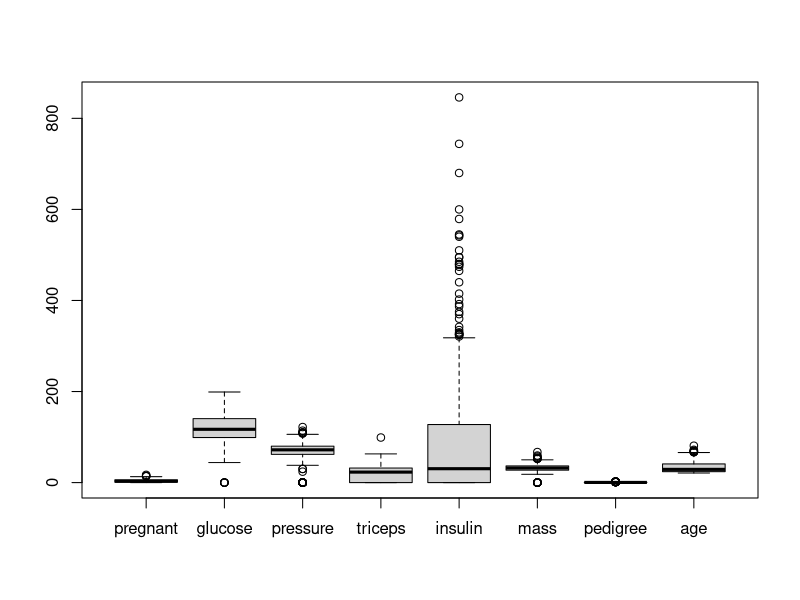
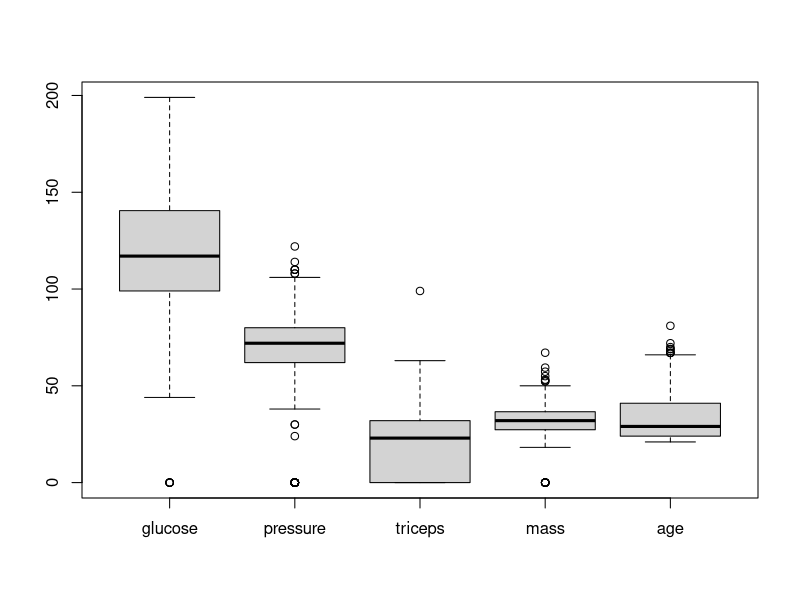
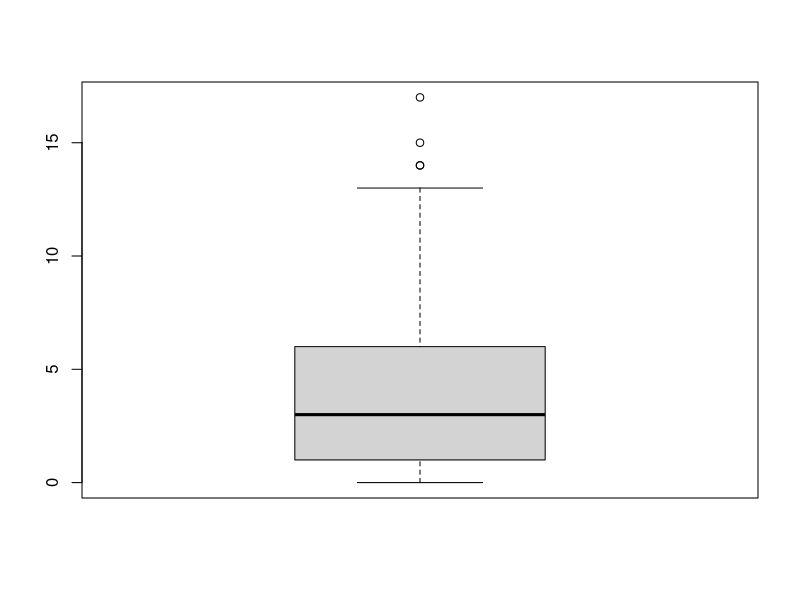
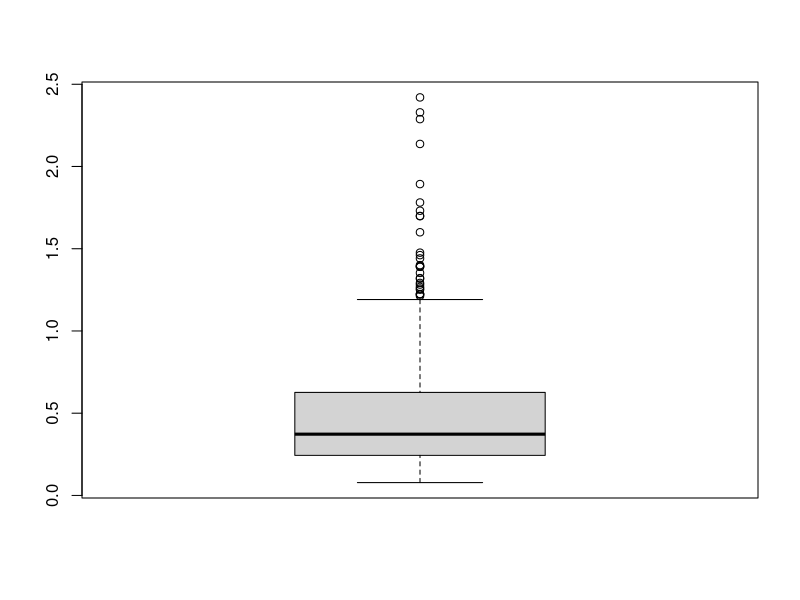
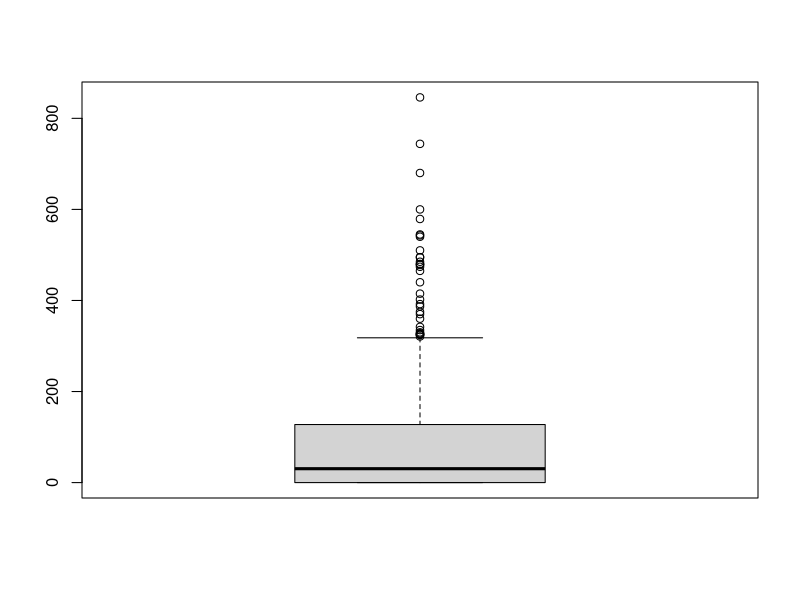
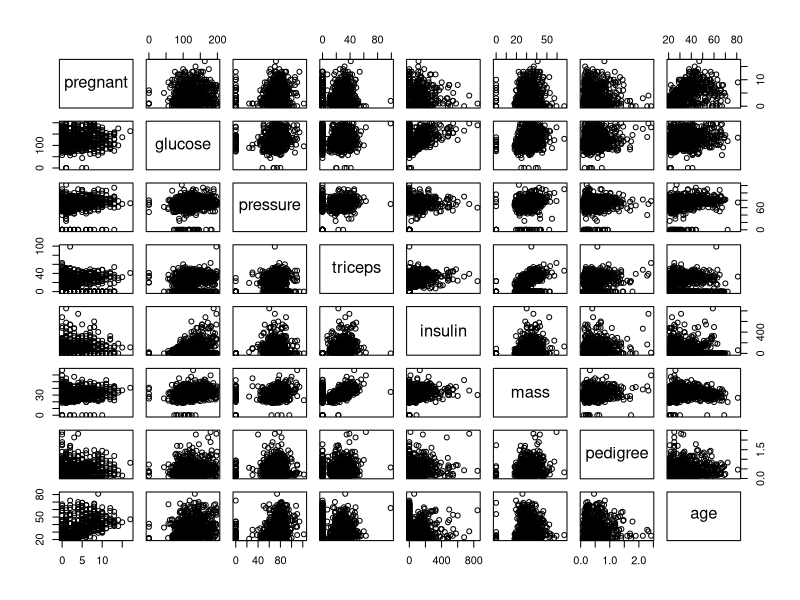
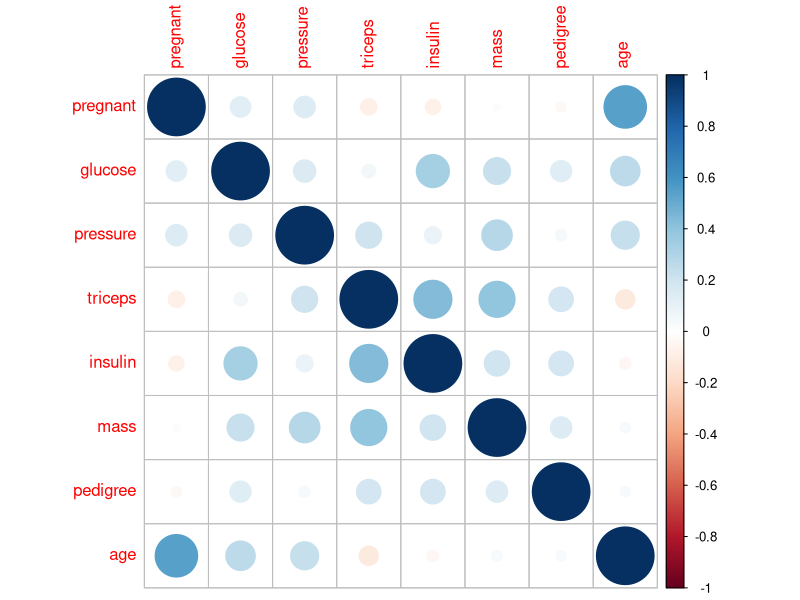

Recreate these plots in R, in order.
## ---- chunk 1
knitr::opts_chunk$set(echo = TRUE)
## ---- chunk 2
library(knitr)
library(corrplot)
library(mlbench)
library(caret)
library(e1071)
library(ggplot2)

data(PimaIndiansDiabetes)

summary(PimaIndiansDiabetes)

predictors <- PimaIndiansDiabetes[ , -(9)]

boxplot(predictors)

boxplot(predictors[,-c(5, 1, 7)]) # Glucose looks normal, Blood pressure normal but with outliers, skin thickness skewed positive 
boxplot(predictors[,c(1)]) # Skewed positive
boxplot(predictors[,(7)]) # Heavily Skewed positive
boxplot(predictors[,(5)]) # Heavily Skewed positive
## ---- chunk 3
# no near zero variance predictors
print(nearZeroVar(predictors))
## ---- chunk 4
pairs(predictors)

cor( predictors )

# Use the "corrplot" command:
corrplot( cor( predictors ))
## ---- chunk 5
Skewness <- apply( predictors, 2, skewness )

Outliers <- c()
SkewnessQ <- c()
for (i in 1:ncol(predictors)) {
  BoxPlot = boxplot(predictors[,i], plot=FALSE)
  if (length(BoxPlot$out) > 0) { 
    Outliers = append(Outliers, "Yes")}
  else {
    Outliers = append(Outliers, "No")}
  if (abs(Skewness[i]) < .5) { 
    SkewnessQ = append(SkewnessQ, "None")}
  else if (abs(Skewness[i]) >= .5 & (abs(Skewness[i]) < 1)){ 
    SkewnessQ = append(SkewnessQ, "Moderate")}
  else {
    SkewnessQ = append(SkewnessQ, "High")
  }
  
}

characteristics = data.frame(Skewness, SkewnessQ, Outliers)

kable(characteristics, format = "markdown", col.names = c("Skewness", "Skewness Level", "Contains Outliers"))
## ---- chunk 6
predictorPP <- preProcess(predictors, c("BoxCox", "center", "scale"))

predictorPP$method$BoxCox

predictorPP$bc$DiabetesPedigreeFunction
predictorPP$bc$Age
## ---- chunk 7
Pimapca <- prcomp(predictors,center = TRUE, scale. = TRUE)

summary(Pimapca)

Pimapca
